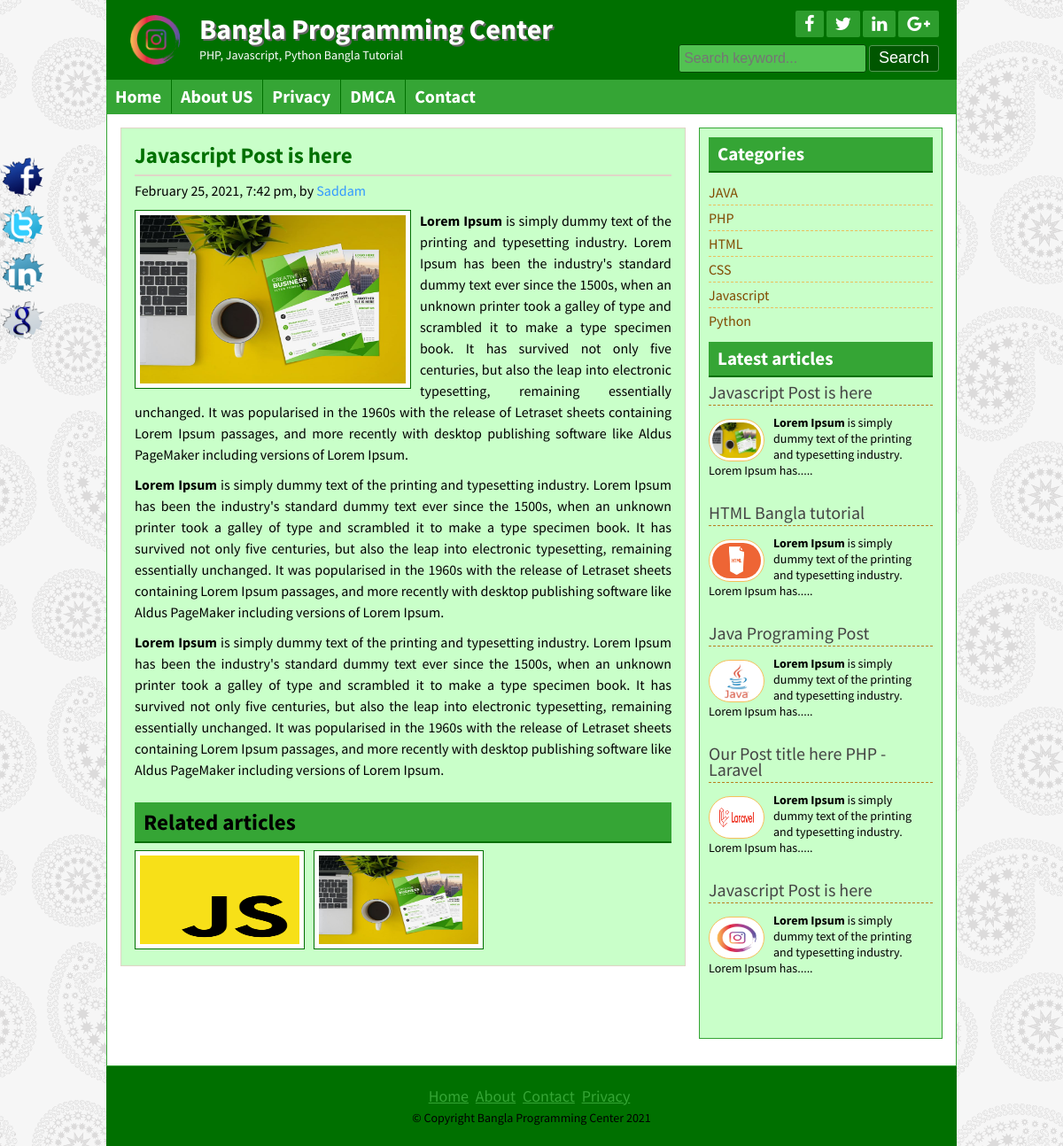
Screenshot of /post.php?id=7 with the database file from the repository.
### tables this page shows
CREATE TABLE IF NOT EXISTS `title_slogan` (
  `id` int(11) NOT NULL,
  `title` varchar(255) NOT NULL,
  `slogan` varchar(255) NOT NULL,
  `logo` varchar(255) NOT NULL
);

CREATE TABLE IF NOT EXISTS `tbl_social` (
  `id` int(11) NOT NULL,
  `fb` varchar(255) NOT NULL,
  `tw` varchar(255) NOT NULL,
  `ln` varchar(255) NOT NULL,
  `gp` varchar(255) NOT NULL
);

CREATE TABLE IF NOT EXISTS `tbl_page` (
  `id` int(11) NOT NULL,
  `name` varchar(255) NOT NULL,
  `body` text NOT NULL
);

CREATE TABLE IF NOT EXISTS `tbl_post` (
  `id` int(11) NOT NULL,
  `cat` int(11) NOT NULL,
  `title` varchar(255) NOT NULL,
  `body` text NOT NULL,
  `image` varchar(255) NOT NULL,
  `author` varchar(50) NOT NULL,
  `tags` varchar(255) NOT NULL,
  `des` text NOT NULL,
  `date` timestamp NOT NULL DEFAULT CURRENT_TIMESTAMP,
  `userid` int(11) NOT NULL
);

CREATE TABLE IF NOT EXISTS `tbl_category` (
  `id` int(11) NOT NULL,
  `name` varchar(50) NOT NULL
);

CREATE TABLE IF NOT EXISTS `tbl_footer` (
  `id` int(11) NOT NULL,
  `note` varchar(255) NOT NULL
);

### lib/Database.php (called while the page is built, shortened)
<?php
Class Database{
	public $host   = DB_HOST;
	public $user   = DB_USER;
	public $pass   = DB_PASS;
	public $dbname = DB_NAME;
	public $link;
	private function connectDB(){
	$this->link = new mysqli($this->host, $this->user, $this->pass, $this->dbname);
 }
	public function select($query){
		$result = $this->link->query($query) or die($this->link->error.__LINE__);
		if($result->num_rows > 0){
			return $result;
		} else {
			return false;
		}
	}
}

### helpers/format.php (called while the page is built, shortened)
<?php
class Format{
    public function formatDate($date){
        return date('F j, Y, g:i a', strtotime($date));
    }
    public function textShorten($text, $limit=400){
        $text = $text." ";
        $text = substr($text,0,$limit);
        $text = substr($text,0,strrpos($text, ' '));
        $text = $text.".....";
        return $text;
    }
}
?>

### post.php (the view)
<?php include 'inc/header.php';?>
<?php
$postid = mysqli_real_escape_string($db->link, $_GET['id']);
if(!isset($postid)|| $postid == NULL){
	header("Location:404.php");
}else{
	$id= $postid;
}
?>
	<div class="contentsection contemplete clear">
		<div class="maincontent clear">
			<div class="about">
			<?php
			$query = "select * from tbl_post where id=$id";
			$post =$db->select($query);
			if($post){
				while ($result = $post->fetch_assoc()){
					?>
				<h2><?php echo $result['title'];?></h2>
				<h4><?php echo $fm->formatDate($result['date']); ?>, by <a href="#"><?php echo $result['author']; ?></a></h4>
				<img src="admin/<?php echo $result['image'];?>" alt="post image"/>
				<?php echo $result['body'];?>
				<div class="relatedpost clear">
					<h2>Related articles</h2>
					<?php
					$catid = $result['cat'];
					$queryRelated = "select * from tbl_post where cat='$catid' order by rand() limit 6";
					$relatedpost = $db->select($queryRelated);
					if($relatedpost){
						while ($rresult = $relatedpost->fetch_assoc()){
						?>
                    <a href="post.php?id=<?php echo $rresult['id']; ?>">
					<img src="admin/<?php echo $rresult['image'];?>" alt="post image"/>
					<?php } }else {echo "No Related Post Availbale !!";} ?>
				</div>
			<?php } }else {header("Location:404.php");} ?>
	</div>
		</div>
		<?php include 'inc/sidebar.php';?>
		<?php include 'inc/footer.php';?>

### inc/header.php (shortened to what this page needs)
<?php include 'lib/Database.php'; ?>
<?php include 'helpers/format.php'; ?>
<?php
$db = new Database();
$fm = new Format();
?>
<!DOCTYPE html>
<html>
<head>
	<?php include 'scripts/css.php'; ?>
</head>
<body>
	<div class="headersection templete clear">
		<a href="index.php">
			<div class="logo">
				<?php
				$query = "select * from title_slogan where id='1' ";
				$blog_title = $db->select($query);
				if ($blog_title) {
					while ($result = $blog_title->fetch_assoc()) {
				?>
						<img src="admin/<?php echo $result['logo']; ?>" alt="logo" />
						<h2><?php echo $result['title']; ?></h2>
						<p><?php echo $result['slogan']; ?></p>
				<?php }
				} ?>
			</div>
		</a>
		<div class="social clear">
			<div class="icon clear">
				<?php
				$query = "select * from tbl_social where id='1' ";
				$socialmedia = $db->select($query);
				if ($socialmedia) {
					while ($result = $socialmedia->fetch_assoc()) {
				?>
						<a href="<?php echo $result['fb']; ?>" target="_blank"><i class="fa fa-facebook"></i></a>
						<a href="<?php echo $result['tw']; ?>" target="_blank"><i class="fa fa-twitter"></i></a>
						<a href="<?php echo $result['ln']; ?>" target="_blank"><i class="fa fa-linkedin"></i></a>
						<a href="<?php echo $result['gp']; ?>" target="_blank"><i class="fa fa-google-plus"></i></a>
				<?php }
				} ?>
			</div>
			<div class="searchbtn clear">
				<form action="search.php" method="get">
					<input type="text" name="search" placeholder="Search keyword..." />
					<input type="submit" name="submit" value="Search" />
				</form>
			</div>
		</div>
	</div>
	<div class="navsection templete">
		<?php
		$path = $_SERVER['SCRIPT_FILENAME'];
		$currentpage = basename($path, '.php');
		?>
		<ul>
			<li><a <?php
					if ($currentpage == 'index') {
						echo 'id="active"';
					} ?>href="index.php">Home</a></li>
			<?php
			$query = "select * from tbl_page";
			$pages = $db->select($query);
			if ($pages) {
				while ($result = $pages->fetch_assoc()) {
			?>
					<li><a <?php
							if (isset($_GET['pageid']) && $_GET['pageid'] == $result['id']) {
								echo 'id = "active"';
							}
							?> href="page.php?pageid=<?php echo $result['id']; ?>">
							<?php echo $result['name']; ?></a> </li>
			<?php }
			} ?>
			<li><a <?php if ($currentpage == 'contact') {
						echo 'id="active"';
					} ?> href="contact.php">Contact</a></li>
		</ul>
	</div>

### inc/sidebar.php
<div class="sidebar clear">
			<div class="samesidebar clear">
				<h2>Categories</h2>
					<ul>
					<?php
			$query = "select * from tbl_category";
			$category =$db->select($query);
			if($category){
				while ($result = $category->fetch_assoc()){
					?>
						<li><a href="posts.php?category=<?php echo $result['id'];?>"><?php echo $result['name'];?></a></li>
					<?php } }else{  ?>
					<li>NO Category Created</li>
				<?php } ?>
					</ul>
			</div>
			<div class="samesidebar clear">
			<h2>Latest articles</h2>
					<div class="popular clear">
			<?php
			$query = "select * from tbl_post limit 5";
			$post =$db->select($query);
			if($post){
				while ($result = $post->fetch_assoc()){
					?>
					<div class="popular clear">
						<h3><a href="post.php?id=<?php echo $result['id']; ?>"><?php echo $result['title']; ?></a></h3>
						<a href="post.php?id=<?php echo $result['id']; ?>"><img src="admin/<?php echo $result['image'];?>" alt="post image"/></a>
						<?php echo $fm->textShorten( $result['body'], 125); ?>
					</div>
					<?php } }else { header("Location:404.php");} ?>
			</div>
		</div>
		</div>

### inc/footer.php (shortened to what this page needs)
		</div>
<div class="footersection templete clear">
	  <div class="footermenu clear">
		<ul>
			<li><a href="#">Home</a></li>
			<li><a href="#">About</a></li>
			<li><a href="#">Contact</a></li>
			<li><a href="#">Privacy</a></li>
		</ul>
	  </div>
	  <?php
                $query = "select * from tbl_footer where id='1' ";
                $footernote = $db->select($query);
                if($footernote){
                    while($result= $footernote->fetch_assoc()){
?>
	  <p> &copy; <?php echo $result['note']; ?> <?php echo date('Y'); ?></p>
	  <?php } } ?>
	</div>
	<div class="fixedicon clear">
	<?php
                $query = "select * from tbl_social where id='1' ";
                $socialmedia = $db->select($query);
                if($socialmedia){
                    while($result= $socialmedia->fetch_assoc()){
?>
		<a href="<?php echo $result['fb']; ?>" target="_blank"><img src="images/fb.png" alt="Facebook"/></a>
		<a href="<?php echo $result['tw']; ?>" target="_blank"><img src="images/tw.png" alt="Twitter"/></a>
		<a href="<?php echo $result['ln']; ?>" target="_blank"><img src="images/in.png" alt="LinkedIn"/></a>
		<a href="<?php echo $result['gp']; ?>" target="_blank"><img src="images/gl.png" alt="GooglePlus"/></a>
		<?php } } ?>
	</div>
</body>
</html>

### theme/green.css (style rules this page uses)
.headersection, .footersection { background: #007000 none repeat scroll 0 0; }
.icon a { background: #2d9d2d none repeat scroll 0 0; }
.searchbtn input[type="text"] { background: #52c252 none repeat scroll 0 0; border: 1px solid #034703 }
.searchbtn input[type="submit"] { border: 1px solid #549854; }
input[type="submit"] { background: #005600 none repeat scroll 0 0;border: 1px solid #52C252; }
.navsection { background: #35a535 none repeat scroll 0 0; }
.navsection ul li { border-left: 1px solid #007000; border-right: 1px solid #38a838; }
.maincontent, .sidebar { background: #C9FFC9 none repeat scroll 0 0; }
.contentsection, .sidebar { border: 1px solid #35A535; }
.samesidebar h2 { background: #35A535 none repeat scroll 0 0; border-bottom: 2px solid #007000;color:#fff; }
.footermenu ul li a { color: #35A535; }
.samepost h2, .about h2 { color: #007000; }
.about img { border: 1px solid #007000; }
.relatedpost h2 { background: #35A535 none repeat scroll 0 0; border-bottom: 2px solid #007000 !important; }

### rows the page displays
title_slogan: logo (picture), title "Bangla Programming Center", slogan "PHP, Javascript, Python Bangla Tutorial"
tbl_page: name "About US"
tbl_page: name "Privacy"
tbl_page: name "DMCA"
tbl_post: title "Javascript Post is here", date "February 25, 2021, 7:42 pm", author "Saddam", image (picture), body "Lorem Ipsum is simply dummy text of the printing and typesetting industry. Lorem Ipsum has been the industry's standard dummy text ever since the 1500s, when an unknown printer took a galley of type and scrambled it to make a type specimen book. It has survived not only five centuries, but also the leap into electronic typesetting, remaining essentially unchanged. It was popularised in the 1960s with the release of Letraset sheets containing Lorem Ipsum passages, and more recently with desktop publishing software like Aldus PageMaker including versions of Lorem Ipsum. Lorem Ipsum is simply dummy text of the printing and typesetting industry. Lorem Ipsum has been the industry's standard…", body "Lorem Ipsum is simply dummy text of the printing and typesetting industry. Lorem Ipsum has....."
tbl_post: image (picture)
tbl_category: name "JAVA"
tbl_category: name "PHP"
tbl_category: name "HTML"
tbl_category: name "CSS"
tbl_category: name "Javascript"
tbl_category: name "Python"
tbl_post: title "HTML Bangla tutorial", image (picture), body "Lorem Ipsum is simply dummy text of the printing and typesetting industry. Lorem Ipsum has....."
tbl_post: title "Java Programing Post", image (picture), body "Lorem Ipsum is simply dummy text of the printing and typesetting industry. Lorem Ipsum has....."
tbl_post: title "Our Post title here PHP - Laravel", image (picture), body "Lorem Ipsum is simply dummy text of the printing and typesetting industry. Lorem Ipsum has....."
tbl_post: title "Javascript Post is here", image (picture), body "Lorem Ipsum is simply dummy text of the printing and typesetting industry. Lorem Ipsum has....."
tbl_footer: note "Copyright Bangla Programming Center"
